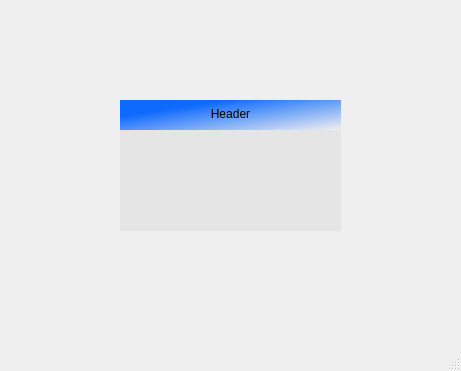
<?xml version="1.0" encoding="UTF-8"?>
<ui version="4.0">
 <class>MainWindow</class>
 <widget class="QMainWindow" name="MainWindow">
  <property name="geometry">
   <rect>
    <x>0</x>
    <y>0</y>
    <width>461</width>
    <height>371</height>
   </rect>
  </property>
  <property name="windowTitle">
   <string>MainWindow</string>
  </property>
  <widget class="QWidget" name="centralwidget">
   <widget class="QWidget" name="widget" native="true">
    <property name="geometry">
     <rect>
      <x>120</x>
      <y>100</y>
      <width>221</width>
      <height>131</height>
     </rect>
    </property>
    <property name="styleSheet">
     <string notr="true">background-color: rgb(229, 229, 229);</string>
    </property>
    <widget class="QLabel" name="label">
     <property name="geometry">
      <rect>
       <x>0</x>
       <y>-1</y>
       <width>221</width>
       <height>31</height>
      </rect>
     </property>
     <property name="styleSheet">
      <string notr="true">
QLabel{
	background-color: qlineargradient(spread:pad, x1:0.231, y1:0.310227, x2:1, y2:1, stop:0 rgba(0, 98, 255, 239), stop:1 rgba(240, 240, 240, 255));
}
</string>
     </property>
     <property name="text">
      <string>&lt;html&gt;&lt;head/&gt;&lt;body&gt;&lt;p align=&quot;center&quot;&gt;Header&lt;/p&gt;&lt;/body&gt;&lt;/html&gt;</string>
     </property>
    </widget>
   </widget>
  </widget>
  <widget class="QMenuBar" name="menubar">
   <property name="geometry">
    <rect>
     <x>0</x>
     <y>0</y>
     <width>461</width>
     <height>33</height>
    </rect>
   </property>
  </widget>
  <widget class="QStatusBar" name="statusbar"/>
 </widget>
 <resources/>
 <connections/>
</ui>
